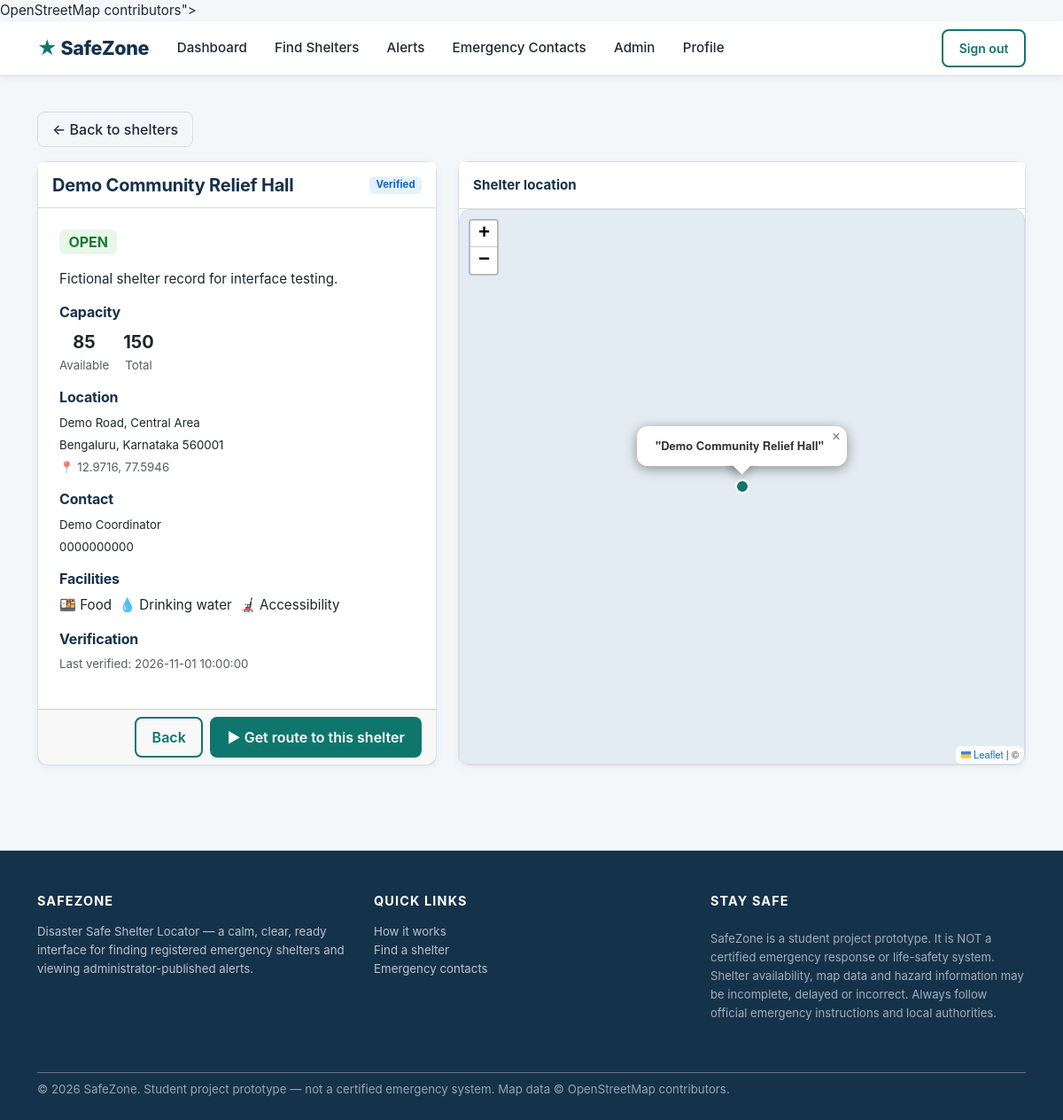
/user/shelter/1 (signed in), run on the app's committed database.
### tables this page shows
CREATE TABLE shelters (
    shelter_id INTEGER PRIMARY KEY AUTOINCREMENT,
    shelter_code VARCHAR(30) NOT NULL UNIQUE,
    name VARCHAR(160) NOT NULL,
    description TEXT NULL,
    address VARCHAR(255) NOT NULL,
    city VARCHAR(100) NOT NULL,
    state VARCHAR(100) NOT NULL,
    postal_code VARCHAR(15) NULL,
    latitude REAL NOT NULL,
    longitude REAL NOT NULL,
    shelter_type TEXT NOT NULL DEFAULT 'OTHER' CHECK (shelter_type IN ('COMMUNITY_HALL','SCHOOL','GOVERNMENT_CENTRE','HEALTH_CENTRE','OTHER')),
    total_capacity INTEGER UNSIGNED NOT NULL DEFAULT 0,
    available_capacity INTEGER UNSIGNED NOT NULL DEFAULT 0,
    status TEXT NOT NULL DEFAULT 'OPEN' CHECK (status IN ('OPEN','FULL','CLOSED')),
    verification_status TEXT NOT NULL DEFAULT 'PENDING' CHECK (verification_status IN ('PENDING','VERIFIED','REJECTED')),
    contact_name VARCHAR(120) NULL,
    contact_phone VARCHAR(25) NULL,
    has_food INTEGER NOT NULL DEFAULT 0,
    has_drinking_water INTEGER NOT NULL DEFAULT 0,
    has_medical_support INTEGER NOT NULL DEFAULT 0,
    has_accessibility INTEGER NOT NULL DEFAULT 0,
    last_verified_at DATETIME NULL,
    created_by BIGINT NULL,
    created_at TIMESTAMP NOT NULL DEFAULT CURRENT_TIMESTAMP,
    updated_at TIMESTAMP NOT NULL DEFAULT CURRENT_TIMESTAMP,
    CONSTRAINT fk_shelters_created_by FOREIGN KEY (created_by) REFERENCES users(user_id) ON DELETE SET NULL,
    CONSTRAINT chk_shelter_capacity CHECK (available_capacity <= total_capacity)
);

### safezone/routes/user.py (the view)
@user_bp.route("/shelter/<int:shelter_id>")
@login_required
def shelter_detail(shelter_id):
    shelter = get_shelter(shelter_id)
    if not shelter:
        flash("Shelter not found.", "danger")
        return redirect(url_for("user.find_shelter"))
    shelter["facilities"] = {
        "food": bool(shelter["has_food"]),
        "water": bool(shelter["has_drinking_water"]),
        "medical": bool(shelter["has_medical_support"]),
        "accessibility": bool(shelter["has_accessibility"]),
    }
    return render_template("shelter_detail.html", shelter=shelter)

### safezone/database/connection.py (called while the page is built)
def get_db_path():
    db_url = Config.DATABASE_URL
    if db_url.startswith("sqlite:///"):
        return db_url[len("sqlite:///"):]
    return None

def get_connection():
    db_path = get_db_path()
    conn = sqlite3.connect(db_path)
    conn.row_factory = sqlite3.Row
    conn.execute("PRAGMA foreign_keys = ON")
    return conn

@contextmanager
def db_transaction():
    conn = get_connection()
    try:
        yield conn
        conn.commit()
    except Exception:
        conn.rollback()
        raise
    finally:
        conn.close()

def query_one(sql, params=()):
    with db_transaction() as conn:
        cur = conn.execute(sql, params)
        return cur.fetchone()

### safezone/routes/auth.py (called while the page is built)
def get_user_by_id(user_id):
    from safezone.database.connection import query_one
    return query_one("SELECT * FROM users WHERE user_id = ?", (user_id,))

    @property
    def is_admin(self):
        return self.role == "ADMIN"

### safezone/services/shelter.py (called while the page is built)
def _row_to_dict(row):
    if row is None:
        return None
    return dict(row)

def get_shelter(shelter_id):
    row = query_one("SELECT * FROM shelters WHERE shelter_id = ?", (shelter_id,))
    return _row_to_dict(row)

### templates/shelter_detail.html (shortened to what this page needs)
{% extends "base.html" %}
{% block content %}
<section class="section-sm">
  <div class="container">
    <a class="btn btn-ghost mb-3" href="{{ url_for('user.find_shelter') }}">&#8592; Back to shelters</a>
    <div class="row g-4">
      <div class="col-lg-5">
        <div class="card card-sz">
          <div class="card-header d-flex justify-content-between align-items-center">
            <h5 class="mb-0">{{ shelter.name }}</h5>
            <span class="badge badge-{{ 'verified' if shelter.verification_status=='VERIFIED' else 'pending' if shelter.verification_status=='PENDING' else 'rejected' }}">
              {{ shelter.verification_status.title() }}
            </span>
          </div>
          <div class="card-body p-4">
            <div class="mb-3">
              <span class="badge badge-{{ 'open' if shelter.status=='OPEN' else 'full' if shelter.status=='FULL' else 'closed' }} fs-6">
                {{ shelter.status }}
              </span>
            </div>
            <p class="mb-3">{{ shelter.description or 'No description available.' }}</p>
            <div class="mb-3">
              <h6 class="text-navy">Capacity</h6>
              <div class="d-flex gap-3">
                <div class="text-center">
                  <div class="fw-bold fs-5">{{ shelter.available_capacity }}</div>
                  <div class="small text-muted">Available</div>
                </div>
                <div class="text-center">
                  <div class="fw-bold fs-5">{{ shelter.total_capacity }}</div>
                  <div class="small text-muted">Total</div>
                </div>
              </div>
            </div>
            <div class="mb-3">
              <h6 class="text-navy">Location</h6>
              <p class="small mb-1">{{ shelter.address }}</p>
              <p class="small mb-1">{{ shelter.city }}, {{ shelter.state }} {{ shelter.postal_code }}</p>
              <p class="small text-muted">&#128205; {{ "%.4f"|format(shelter.latitude) }}, {{ "%.4f"|format(shelter.longitude) }}</p>
            </div>
            <div class="mb-3">
              <h6 class="text-navy">Contact</h6>
              <p class="small mb-1">{{ shelter.contact_name or 'Not available' }}</p>
              <p class="small mb-0">{{ shelter.contact_phone or 'Not available' }}</p>
            </div>
            <div class="mb-3">
              <h6 class="text-navy">Facilities</h6>
              <div class="d-flex gap-2 flex-wrap">
                {% if shelter.facilities.food %}
                  <span class="facility-chip">&#x1F371; Food</span>
                {% endif %}
                {% if shelter.facilities.water %}
                  <span class="facility-chip">&#x1F4A7; Drinking water</span>
                {% endif %}
                {% if shelter.facilities.accessibility %}
                  <span class="facility-chip">&#x1F9BC; Accessibility</span>
                {% endif %}
              </div>
            </div>
            <div class="mb-3">
              <h6 class="text-navy">Verification</h6>
              <p class="small text-muted mb-0">
                Last verified: {{ shelter.last_verified_at or 'Not yet verified' }}
              </p>
            </div>
          </div>
          <div class="card-footer">
            <div class="d-grid gap-2 d-sm-flex justify-content-sm-end">
              <a class="btn btn-outline-sz" href="{{ url_for('user.find_shelter') }}">Back</a>
              <button class="btn btn-sz" onclick="requestRoute({{ shelter.shelter_id }}, '{{ shelter.name|e }}', {{ shelter.latitude }}, {{ shelter.longitude }})">
                &#9654; Get route to this shelter
              </button>
            </div>
          </div>
        </div>
      </div>
      <div class="col-lg-7">
        <div class="card card-sz h-100">
          <div class="card-header">
            Shelter location
          </div>
          <div class="card-body p-0" style="height:430px;">
            <div id="map" style="height:100%; width:100%;"></div>
          </div>
        </div>
      </div>
    </div>
  </div>
</section>
{% endblock %}

### static/css/style.css (style rules this page uses)
:root { --sz-navy: #15324B; --sz-navy-dark: #0f2436; --sz-teal: #0F766E; --sz-teal-dark: #0b5f56; --sz-pale-teal: #EAF4F4; --sz-bg: #F4F7FA; --sz-amber: #B45309; --sz-amber-bg: #fdf3e3; --sz-red: #B91C1C; --sz-red-bg: #fbeeee; --sz-text: #1f2937; --sz-text-muted: #6b7280; --sz-border: #d7dde5; --sz-shadow: 0 6px 18px rgba(21, 50, 75, 0.08); --sz-shadow-sm: 0 2px 8px rgba(21, 50, 75, 0.06); --sz-radius: 12px; --sz-font: "Inter", -apple-system, BlinkMacSystemFont, "Segoe UI", Roboto, "Helvetica Neue", Arial, sans-serif; }
* { box-sizing: border-box; }
html { scroll-behavior: smooth; }
body { background: var(--sz-bg); color: var(--sz-text); font-family: var(--sz-font); font-size: 0.95rem; line-height: 1.6; margin: 0; }
h1, h2, h3, h4, h5, h6 { color: var(--sz-navy); font-weight: 700; letter-spacing: -0.01em; }
a { color: var(--sz-teal); text-decoration: none; }
.btn-sz { background: var(--sz-teal); border: none; color: #fff; font-weight: 600; border-radius: 8px; padding: 0.55rem 1.2rem; transition: transform 0.15s, box-shadow 0.15s, background 0.15s; }
.btn-outline-sz { color: var(--sz-teal); border: 2px solid var(--sz-teal); background: transparent; font-weight: 600; border-radius: 8px; padding: 0.55rem 1.1rem; }
.btn-ghost { background: transparent; border: 1px solid var(--sz-border); color: var(--sz-text); border-radius: 8px; padding: 0.45rem 1rem; font-weight: 500; }
.text-navy { color: var(--sz-navy) !important; }
.badge-open { background: #e7f7ea; color: #1e7a34; }
.badge-verified { background: #e3f2fd; color: #1565c0; }
.card-sz { background: #fff; border: 1px solid var(--sz-border); border-radius: var(--sz-radius); box-shadow: var(--sz-shadow-sm); transition: transform 0.15s, box-shadow 0.15s; }
.card-sz > .card-header { background: #fff; border-bottom: 1px solid var(--sz-border); font-weight: 700; color: var(--sz-navy); padding: 0.85rem 1rem; }
.card-sz > .card-body { padding: 1.1rem 1.2rem; }
.section-sm { padding: 2.5rem 1rem; }
#map { height: 100%; width: 100%; border-radius: var(--sz-radius); border: 1px solid var(--sz-border); background: #e3ecf2; }
.card-body > #map, .card-body.p-0 > #map { height: 100% !important; width: 100% !important; display: block; }
.leaflet-container { width: 100% !important; height: 100% !important; }

### data on the page
shelters: name "Demo Community Relief Hall", verification_status "Verified", status "OPEN", description "Fictional shelter record for interface testing.", available_capacity "85", total_capacity "150", address "Demo Road, Central Area", city "Bengaluru", state "Karnataka", postal_code "560001", latitude "12.9716", longitude "77.5946", contact_name "Demo Coordinator", contact_phone "0000000000", last_verified_at "2026-11-01 10:00:00"
